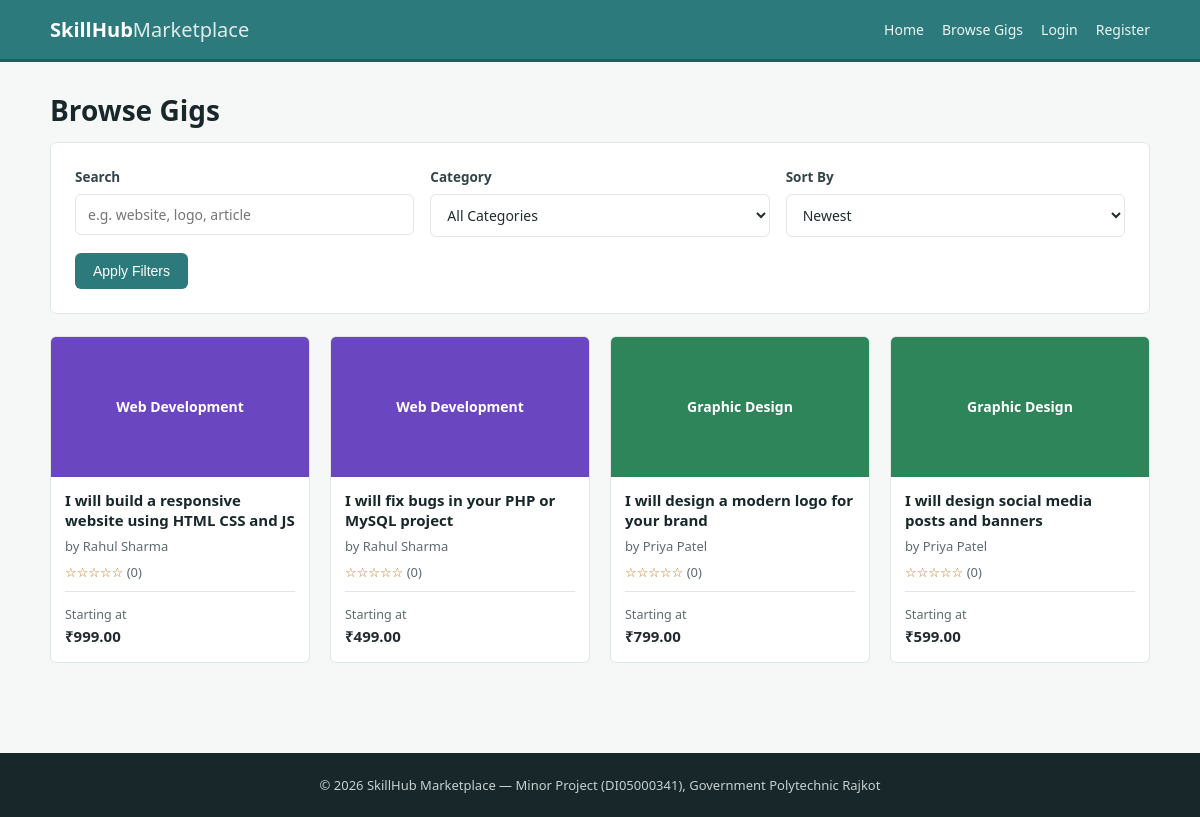
The app's page /browse_gigs.php with its own data.
### tables this page shows
CREATE TABLE IF NOT EXISTS gigs (
    gig_id INT AUTO_INCREMENT PRIMARY KEY,
    freelancer_id INT NOT NULL,
    category_id INT NOT NULL,
    title VARCHAR(200) NOT NULL,
    description TEXT NOT NULL,
    image VARCHAR(255) DEFAULT NULL,
    created_at DATETIME DEFAULT CURRENT_TIMESTAMP,
    status ENUM('active','inactive') NOT NULL DEFAULT 'active',
    FOREIGN KEY (freelancer_id) REFERENCES users(user_id) ON DELETE CASCADE,
    FOREIGN KEY (category_id) REFERENCES categories(category_id)
);

CREATE TABLE IF NOT EXISTS categories (
    category_id INT AUTO_INCREMENT PRIMARY KEY,
    category_name VARCHAR(100) NOT NULL,
    icon VARCHAR(50) DEFAULT NULL
);

CREATE TABLE IF NOT EXISTS users (
    user_id INT AUTO_INCREMENT PRIMARY KEY,
    name VARCHAR(100) NOT NULL,
    email VARCHAR(150) NOT NULL UNIQUE,
    password VARCHAR(255) NOT NULL,
    role ENUM('client','freelancer','admin') NOT NULL DEFAULT 'client',
    profile_pic VARCHAR(255) DEFAULT NULL,
    bio TEXT DEFAULT NULL,
    created_at DATETIME DEFAULT CURRENT_TIMESTAMP,
    status ENUM('active','blocked') NOT NULL DEFAULT 'active'
);

### functions.php (called while the page is built, shortened)
<?php
function clean($str) {
    return htmlspecialchars(trim($str ?? ''), ENT_QUOTES, 'UTF-8');
}
function starRating($rating) {
    $rating = round((float)$rating);
    $out = '';
    for ($i = 1; $i <= 5; $i++) {
        $out .= $i <= $rating ? '&#9733;' : '&#9734;';
    }
    return $out;
}
function formatMoney($amount) {
    return '&#8377;' . number_format((float)$amount, 2);
}
function categoryColor($categoryName) {
    $palette = ['2C7A7B', '2B6CB0', 'B7791F', '6B46C1', 'C05621', '2F855A'];
    $index = crc32($categoryName ?? '') % count($palette);
    return $palette[abs($index)];
}

### browse_gigs.php (the view, shortened to what this page needs)
<?php
require_once __DIR__ . '/../includes/functions.php';
$search = isset($_GET['q']) ? trim($_GET['q']) : '';
$sort = $_GET['sort'] ?? 'newest';
$sql = "SELECT g.gig_id, g.title, g.image, c.category_name, u.name AS freelancer_name,
               (SELECT MIN(price) FROM gig_packages WHERE gig_id = g.gig_id) AS starting_price,
               (SELECT ROUND(AVG(r.rating),1) FROM reviews r JOIN orders o ON r.order_id = o.order_id WHERE o.gig_id = g.gig_id) AS avg_rating,
               (SELECT COUNT(*) FROM reviews r JOIN orders o ON r.order_id = o.order_id WHERE o.gig_id = g.gig_id) AS review_count
        FROM gigs g
        JOIN users u ON g.freelancer_id = u.user_id
        JOIN categories c ON g.category_id = c.category_id
        WHERE g.status = 'active'";
if ($sort === 'price_low') {
    $sql .= " ORDER BY starting_price ASC";
} elseif ($sort === 'price_high') {
    $sql .= " ORDER BY starting_price DESC";
} else {
    $sql .= " ORDER BY g.created_at DESC";
}
$stmt = $conn->prepare($sql);
$stmt->execute();
$gigs = $stmt->get_result();
include __DIR__ . '/../includes/header.php';
?>
<h1>Browse Gigs</h1>
<form class="basic-form" method="GET" action="client/browse_gigs.php" style="margin-bottom:22px;">
    <div class="form-row">
        <div class="form-group">
            <label for="q">Search</label>
            <input type="text" id="q" name="q" value="<?php echo clean($search); ?>" placeholder="e.g. website, logo, article">
        </div>
        <div class="form-group">
            <label for="category">Category</label>
            <select id="category" name="category">
                <option value="0">All Categories</option>
            </select>
        </div>
        <div class="form-group">
            <label for="sort">Sort By</label>
            <select id="sort" name="sort">
                <option value="newest" <?php echo $sort === 'newest' ? 'selected' : ''; ?>>Newest</option>
            </select>
        </div>
    </div>
    <button type="submit" class="btn">Apply Filters</button>
</form>
<?php if ($gigs->num_rows > 0): ?>
    <div class="gig-grid">
        <?php while ($gig = $gigs->fetch_assoc()): ?>
            <div class="gig-card">
                <a href="client/gig_detail.php?id=<?php echo $gig['gig_id']; ?>">
                    <?php if (!empty($gig['image'])): ?>
                        <div class="gig-thumb" style="padding:0;">
                            <img src="uploads/<?php echo clean($gig['image']); ?>" alt="Gig image">
                        </div>
                    <?php else: ?>
                        <div class="gig-thumb" style="background:#<?php echo categoryColor($gig['category_name']); ?>;">
                            <?php echo clean($gig['category_name']); ?>
                        </div>
                    <?php endif; ?>
                </a>
                <div class="gig-card-body">
                    <h4><a href="client/gig_detail.php?id=<?php echo $gig['gig_id']; ?>"><?php echo clean($gig['title']); ?></a></h4>
                    <div class="gig-seller">by <?php echo clean($gig['freelancer_name']); ?></div>
                    <div class="gig-rating">
                        <?php echo starRating($gig['avg_rating'] ?? 0); ?>
                        <span class="count">(<?php echo (int)($gig['review_count'] ?? 0); ?>)</span>
                    </div>
                    <div class="gig-price"><span>Starting at</span><br><?php echo formatMoney($gig['starting_price']); ?></div>
                </div>
            </div>
        <?php endwhile; ?>
    </div>
<?php else: ?>
    <div class="empty-state">No gigs matched your search. Try a different keyword or category.</div>
<?php endif; ?>
<?php include __DIR__ . '/../includes/footer.php'; ?>

### style.css (style rules this page uses)
:root { --primary: #2c7a7b; --primary-dark: #205e5f; --primary-light: #e6f3f2; --accent: #c05621; --text: #222b2e; --text-muted: #5f6b6d; --border: #dfe6e5; --bg: #f6f8f8; --white: #ffffff; --danger: #c53030; --danger-light: #fbe6e6; --success: #2f855a; --success-light: #e6f4ea; --radius: 6px; }
* { box-sizing: border-box; }
html, body { margin: 0; padding: 0; }
body { font-family: "Segoe UI", Arial, Helvetica, sans-serif; background: var(--bg); color: var(--text); line-height: 1.55; font-size: 15px; }
a { color: var(--primary); text-decoration: none; }
h1, h2, h3, h4 { color: #17272a; line-height: 1.3; margin-top: 0; }
h1 { font-size: 28px; margin-bottom: 14px; }
.btn { display: inline-block; background: var(--primary); color: var(--white) !important; border: none; padding: 10px 18px; border-radius: var(--radius); font-size: 14px; cursor: pointer; text-decoration: none !important; }
.basic-form { background: var(--white); border: 1px solid var(--border); border-radius: var(--radius); padding: 24px; }
.form-group { margin-bottom: 16px; }
.form-group label { display: block; font-size: 13.5px; font-weight: 600; margin-bottom: 6px; color: #33454a; }
.form-group input[type="text"], .form-group input[type="email"], .form-group input[type="password"], .form-group input[type="number"], .form-group input[type="date"], .form-group input[type="file"], .form-group select, .form-group textarea { width: 100%; padding: 10px 12px; border: 1px solid var(--border); border-radius: var(--radius); font-size: 14px; font-family: inherit; background: var(--white); color: var(--text); }
.form-row { display: flex; gap: 16px; flex-wrap: wrap; }
.form-row .form-group { flex: 1; min-width: 180px; }
.gig-grid { display: grid; grid-template-columns: repeat(auto-fill, minmax(240px, 1fr)); gap: 20px; margin-top: 20px; }
.gig-card { background: var(--white); border: 1px solid var(--border); border-radius: var(--radius); overflow: hidden; transition: box-shadow 0.15s ease; }
.gig-thumb { height: 140px; display: flex; align-items: center; justify-content: center; color: var(--white); font-weight: 600; font-size: 14px; text-align: center; padding: 10px; }
.gig-card-body { padding: 14px; }
.gig-card-body h4 { margin-bottom: 6px; font-size: 15px; }
.gig-card-body h4 a { color: #17272a; }
.gig-seller { color: var(--text-muted); font-size: 13px; margin-bottom: 6px; }
.gig-rating { font-size: 13px; color: #b7791f; margin-bottom: 8px; }
.gig-rating .count { color: var(--text-muted); }
.gig-price { font-weight: 700; font-size: 15px; border-top: 1px solid var(--border); padding-top: 10px; margin-top: 4px; }
.gig-price span { font-weight: 400; font-size: 12.5px; color: var(--text-muted); }

### records on screen
gigs: category.category_name "Web Development", title "I will build a responsive website using HTML CSS and JS", freelancer.name "Rahul Sharma", avg_rating "☆☆☆☆☆", review_count "0", starting_price "₹999.00"
gigs: category.category_name "Web Development", title "I will fix bugs in your PHP or MySQL project", freelancer.name "Rahul Sharma", avg_rating "☆☆☆☆☆", review_count "0", starting_price "₹499.00"
gigs: category.category_name "Graphic Design", title "I will design a modern logo for your brand", freelancer.name "Priya Patel", avg_rating "☆☆☆☆☆", review_count "0", starting_price "₹799.00"
gigs: category.category_name "Graphic Design", title "I will design social media posts and banners", freelancer.name "Priya Patel", avg_rating "☆☆☆☆☆", review_count "0", starting_price "₹599.00"
